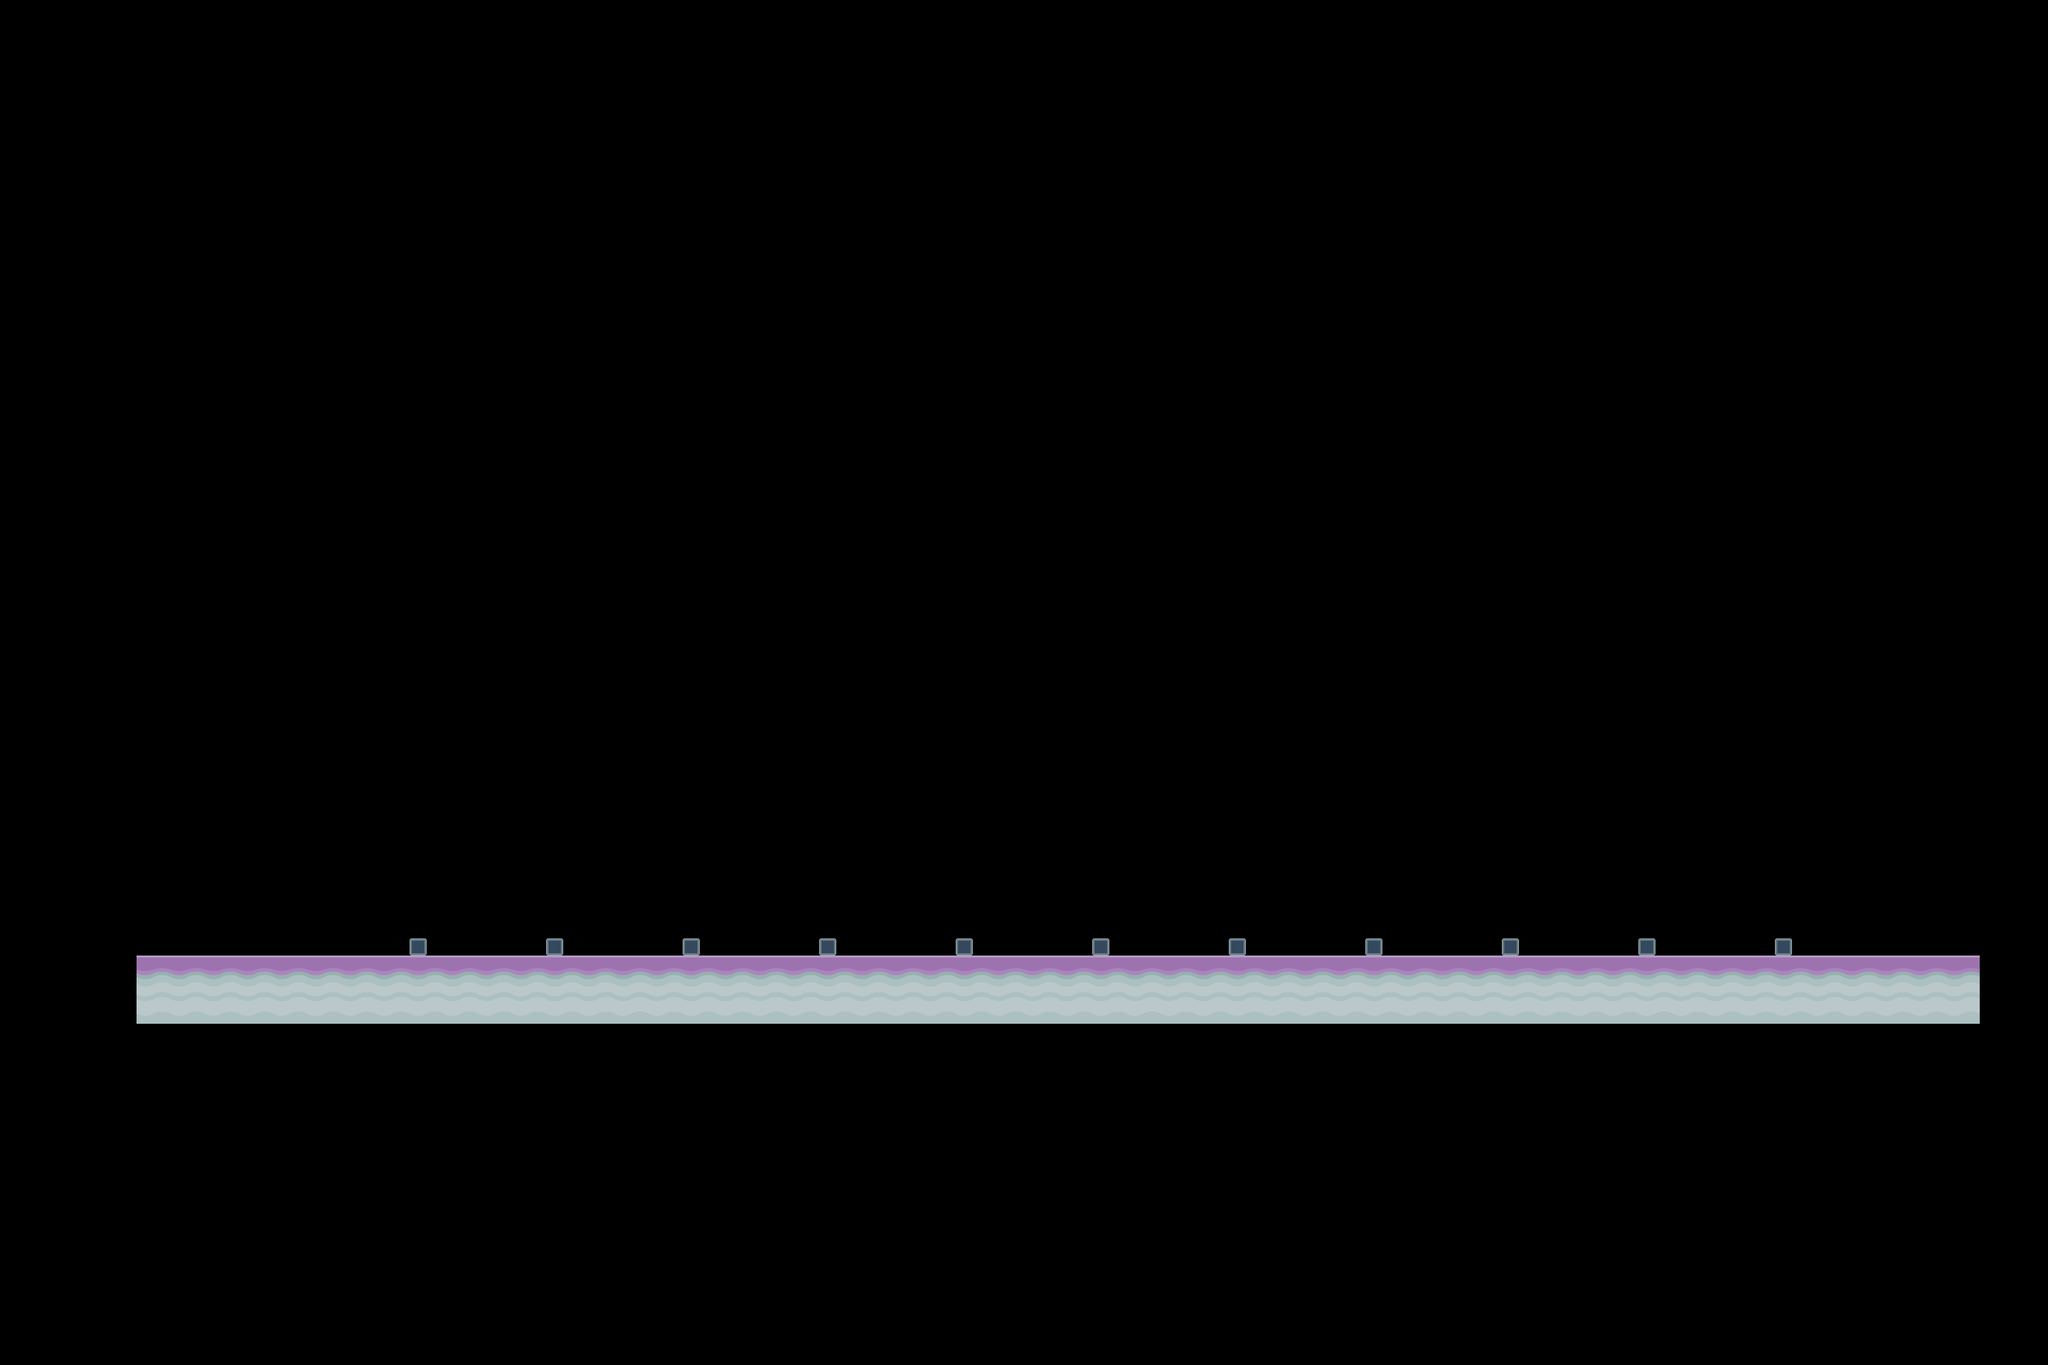

This game map was drawn from its Tiled (.tmx) file and the tilesets committed beside it. A one-line description and the trimmed map source follow:
An orthogonal 30x20 tile map with 128x128 px tiles, 7 tile layers (Platforms, Wall Jump, Load Zone, Npc Spawn, ...), 4 tilesets.

<map version="1.10" tiledversion="1.11.2" orientation="orthogonal" renderorder="right-down" width="30" height="20" tilewidth="128" tileheight="128" infinite="0" nextlayerid="10" nextobjectid="1">
 <tileset firstgid="1" source="../tilesets/groundDirt.tsx" />
 <tileset firstgid="2" source="../tilesets/load.tsx" />
 <tileset firstgid="6" source="../tilesets/wjump.tsx" />
 <tileset firstgid="9" source="../tilesets/npc.tsx" />
 <layer id="1" name="Platforms" width="30" height="20">
  <data>[600 cells, 27 non-empty, 1 distinct tile ids]</data>
 </layer>
 <layer id="7" name="Wall Jump" width="30" height="20">
  <data>[600 cells, 0 non-empty, 0 distinct tile ids]</data>
 </layer>
 <layer id="4" name="Load Zone" width="30" height="20">
  <data>[600 cells, 0 non-empty, 0 distinct tile ids]</data>
 </layer>
 <layer id="9" name="Npc Spawn" width="30" height="20">
  <data>[600 cells, 11 non-empty, 11 distinct tile ids]</data>
 </layer>
 <layer id="3" name="Enemy Spawn" width="30" height="20">
  <data>[600 cells, 0 non-empty, 0 distinct tile ids]</data>
 </layer>
 <layer id="8" name="Background" width="30" height="20">
  <data>[600 cells, 0 non-empty, 0 distinct tile ids]</data>
 </layer>
 <layer id="2" name="Foreground" width="30" height="20">
  <data>[600 cells, 0 non-empty, 0 distinct tile ids]</data>
 </layer>
</map>
